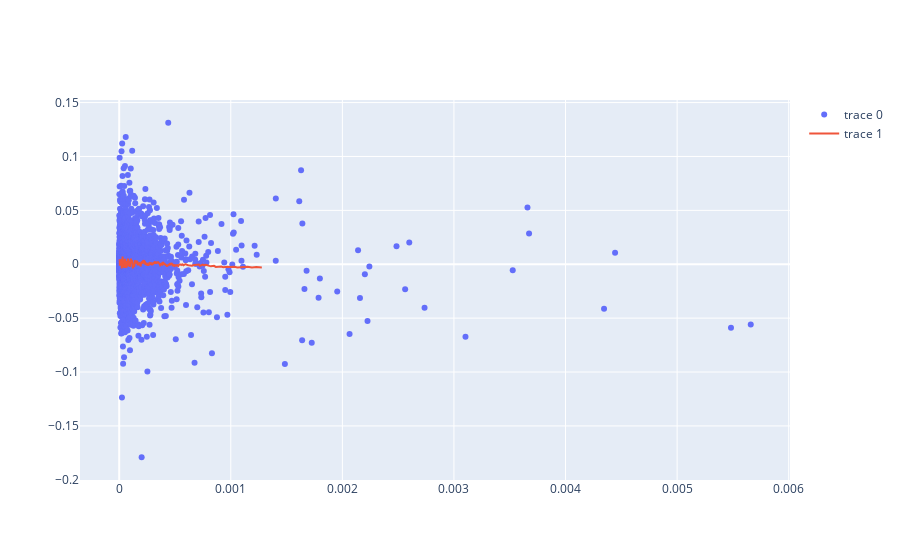

Notebook source saved alongside this figure:
### Code cell
# Exemple de données
import plotly.graph_objects as go
df_test = df_all[np.abs(df_all["XOM_ema3"]) < 0.005]
df_test = df.copy()
df_test = df_test[np.abs(df_test["XOM_ema12_WMT_ema3_prod"])< 0.0001]

#df_test = df_all[np.abs(df_all["XOM_ema3"]) < 0.005]
x = (df_test["AAPL_obv"]/df_test["AAPL_obv"].rolling(10).mean()).to_numpy()

cols = [
"GOOGL_ema12",
# "GOOGL_ema6",
# "GOOGL_roll_mean5",
# "GOOGL_willr",
# "GOOGL_stoch_k",
#"GOOGL_JPM_ret_prod"
]


# # Calcul du rolling mean sur fenêtre 10
# # rolling_mean = df_test[cols].rolling(window=10).mean()

# # Somme des ratios pour chaque ligne, puis conversion en array
# x = (df_test[cols]).sum(axis=1)
# df_test = df_test[x>0]
# x = (df_test[cols]).sum(axis=1)
x = df_test['GOOGL_ema12'].to_numpy()*df_test['GOOGL_ema6'].to_numpy()
x = (df_test[cols]).sum(axis=1)
x = np.log1p(x)
x = df_test["AAPL_obv_JNJ_roll_var5_signmul"].to_numpy()
y = df_test["target"].to_numpy()

ws = 100
ind = np.argsort(x)
x = x[ind]
y = y[ind]
x_ = [np.mean(x[i:i+ws]) for i in range (len(x)-ws)]
y_ = [np.mean(y[i:i+ws]) for i in range (len(x)-ws)]

# Création de la figure
fig = go.Figure()

# Ajout de l’histogramme
#fig.add_trace(go.Histogram(x=x,nbinsx=5,name="Distribution", marker=dict(line_width=1, line_color="white")))
fig.add_trace(go.Scatter(x=x,y = y, mode = "markers"))
fig.add_trace(go.Scatter(x=np.array(x_),y = y_, marker=dict(line_width=1, line_color="white")))
#fig.add_trace(go.Histogram(x=x,nbinsx=50, name="Distribution", marker=dict(line_width=1, line_color="white")))
# Personnalisation (optionnel)
#fig.update_layout(title="Histogramme de la variable x",xaxis_title="Valeurs de x",yaxis_title="Effectif",bargap=0.2)

# Affichage
fig.show()

### Figure 1 — Plotly figure (JSON) as saved in the notebook; plotly's stock layout.template omitted (floating-point values rounded to 4 significant figures; data arrays with more than 128 entries replaced by an {"elided": "..."} marker saying what was removed)
{"data": [{"mode": "markers", "type": "scatter", "x": {"elided": "5053 float values"}, "y": {"elided": "5053 float values"}}, {"marker": {"line": {"color": "white", "width": 1}}, "type": "scatter", "x": {"elided": "4953 float values"}, "y": {"elided": "4953 float values"}}], "layout": {}}
